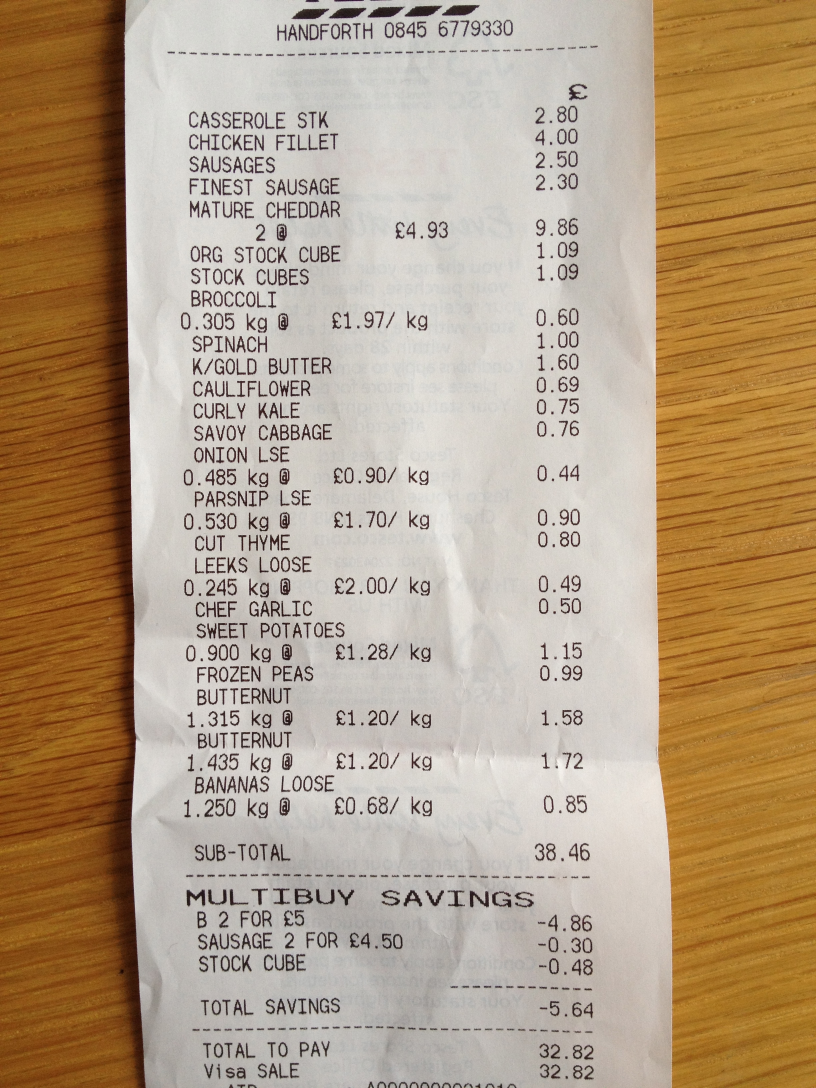
#> input picture images/recepeit3.jpg, 2448 x 3264 px (shown at 1/3 size)
$ python main.py
#> lines starting #> are read from the running program, lines starting #| are printed output that depends on the picture; after the words box and inside, x2 and y2 are one past the last pixel; in counts of white or black regions, pixels touching at a corner belong together
### utils.py
import numpy as np
import matplotlib.pyplot as plt
from PIL import Image
import matplotlib.patches as patches
import pandas as pd
import pytesseract
import cv2
from pytesseract import Output
import imageio

# get grayscale image
def get_grayscale(image):
    return cv2.cvtColor(image, cv2.COLOR_BGR2GRAY)

#thresholding
def thresholding(image):
    return cv2.threshold(image, 0, 255, cv2.THRESH_BINARY + cv2.THRESH_OTSU)[1]

# Unsharp masking
def unsharp_mask(image, k=1):

    gaussian = cv2.GaussianBlur(image, (7, 7), 3)
    unsharp_image = cv2.addWeighted(image, k+1, gaussian, -k, 0)

    return unsharp_image

# Resize image
def resize_img(image, scale):

    width = int(image.shape[1] * scale / 100)
    height = int(image.shape[0] * scale / 100)
    dim = (width, height)
    # resize image
    resized = cv2.resize(image, dim, interpolation = cv2.INTER_CUBIC)

    return resized

# Dilation of the image
def dilate(image, kernel_size=5):
    kernel = np.ones((kernel_size,kernel_size),np.uint8)
    return cv2.dilate(image, kernel, iterations = 1)


def get_ocr(screenshot, plot_result=False, conf=60):

    '''This function does a first preprocessing the image
    and then applies Tesseract. You can select the level of confidence
    and also to plot the bounding boxes

    Returns a pandas dataframe with many info: box_left = Bounding box
    coordinates text etc.."
    '''

    page_screenshot = resize_img(screenshot, scale=100)
    gray_img = get_grayscale(page_screenshot)
    th = thresholding(gray_img)
    sharped_img = unsharp_mask(th)
    # Call pytesseract after the preprocessing of the image
    txt = pytesseract.image_to_data(sharped_img, output_type='data.frame')
    # Remove everything that is not text from tesseract result
    txt = txt[txt['text'].notna()]
    # Keep only elements with a confidence higher than confidence
    txt = txt.loc[txt['conf'] >= conf]
    # Plot the result
    if(plot_result):
        get_bbox_img(sharped_img, conf)

    # Return a pandas dataframae with

    return txt

# [15 lines left out: function get_bbox_img, not called in this run]

### main.py
from utils import get_ocr

import numpy as np
import matplotlib.pyplot as plt
from PIL import Image
import matplotlib.patches as patches
import pandas as pd
import pytesseract
import cv2
from pytesseract import Output
import imageio


im = imageio.imread('./images/recepeit3.jpg')
#> im is the input picture: shape (3264, 2448, 3); mean R, G, B 180.7, 158.9, 132.8
df = get_ocr(im, plot_result=True)
#> in get_grayscale, `return cv2.cvtColor(image, cv2.COLOR_BGR2GRAY)`:
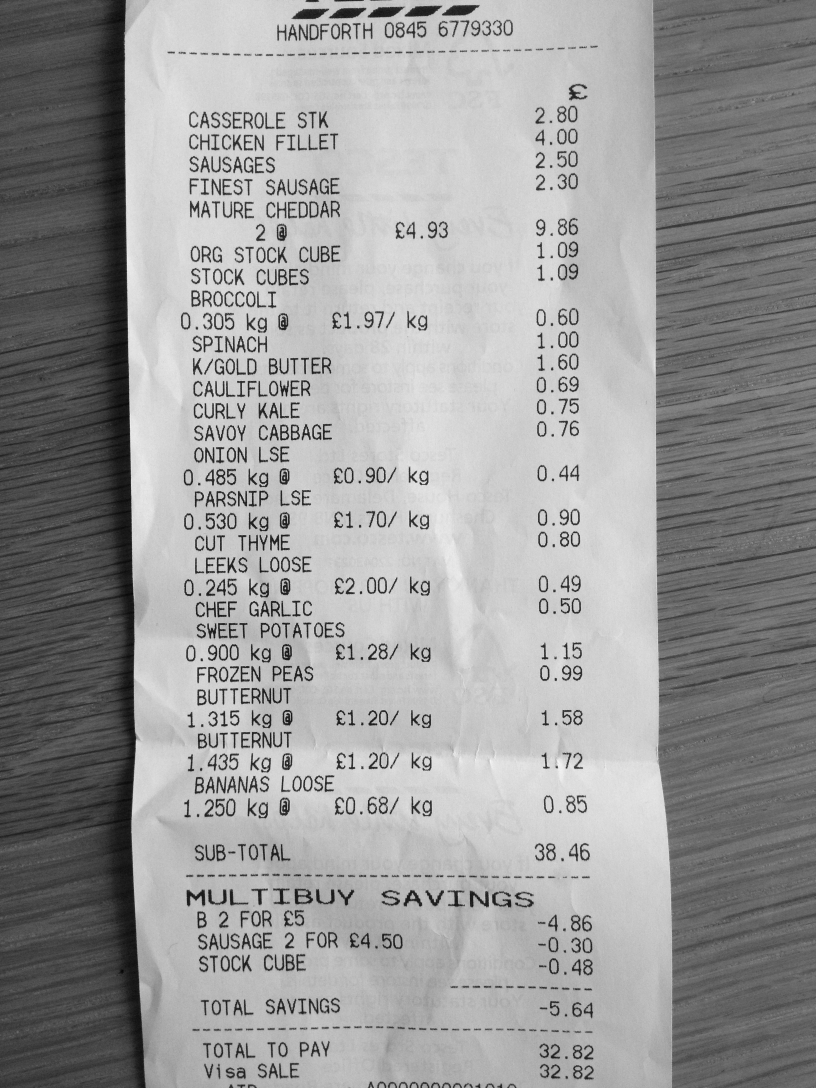
#> returned value: shape (3264, 2448) (shown at 1/3 size); min 1, max 253, mean 153.6
#> in thresholding, `return cv2.threshold(image, 0, 255, cv2.THRESH_BINARY + cv2.THRESH_OTS..`:
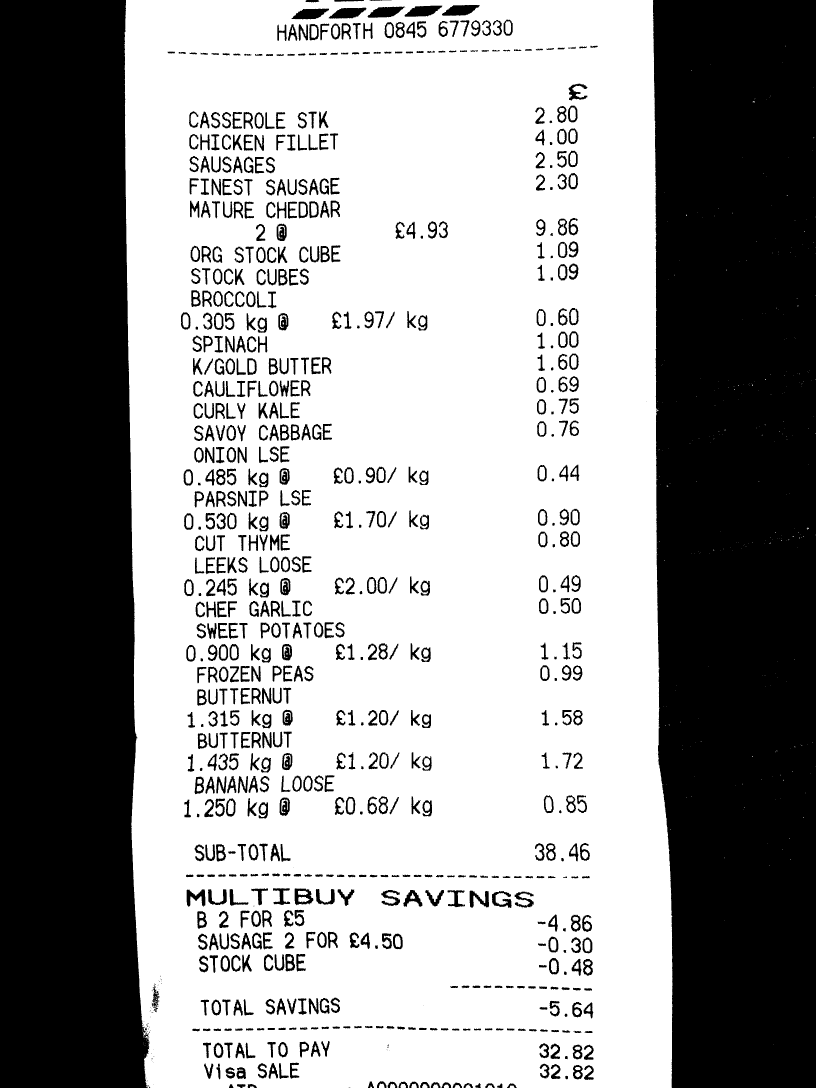
#> returned value: shape (3264, 2448) (shown at 1/3 size); 60.2% white; 876 black regions (109 under 20 px), largest, box (x1, y1, x2, y2) and area: (1959, 0, 2448, 3264) 1524315, (0, 0, 449, 3264) 1290787, (1214, 17, 1327, 50) 2511
#> (the run stopped early here; a loop or call above may not have finished)
